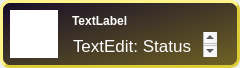
<ui version="4.0" >
 <class>Tweet</class>
 <widget class="QWidget" name="Tweet" >
  <property name="geometry" >
   <rect>
    <x>0</x>
    <y>0</y>
    <width>240</width>
    <height>68</height>
   </rect>
  </property>
  <property name="sizePolicy" >
   <sizepolicy vsizetype="Preferred" hsizetype="Preferred" >
    <horstretch>0</horstretch>
    <verstretch>0</verstretch>
   </sizepolicy>
  </property>
  <property name="windowTitle" >
   <string>Form</string>
  </property>
  <property name="styleSheet" >
   <string notr="true" >QFrame { background-color: qlineargradient(spread:pad, x1:0, y1:0, x2:1, y2:1, stop:0 rgba(101, 93, 86, 255), stop:0.0150754 rgba(23, 14, 40, 255), stop:1 rgba(112, 99, 37, 255));&#xd;
border-width: 3px;&#xd;
border-style: outset;&#xd;
border-color: rgb(219, 204, 56);&#xd;
border-radius: 10px}&#xd;
QLabel { background-color: rgba(255, 255, 255, 0);&#xd;
color: rgb(255, 255, 255);&#xd;
border-width: 0px;&#xd;
border-radius: 0px }</string>
  </property>
  <widget class="QFrame" name="frame" >
   <property name="geometry" >
    <rect>
     <x>0</x>
     <y>0</y>
     <width>240</width>
     <height>68</height>
    </rect>
   </property>
   <property name="sizePolicy" >
    <sizepolicy vsizetype="Expanding" hsizetype="Expanding" >
     <horstretch>0</horstretch>
     <verstretch>0</verstretch>
    </sizepolicy>
   </property>
   <property name="frameShape" >
    <enum>QFrame::StyledPanel</enum>
   </property>
   <widget class="QLabel" name="userIcon" >
    <property name="geometry" >
     <rect>
      <x>10</x>
      <y>10</y>
      <width>48</width>
      <height>48</height>
     </rect>
    </property>
    <property name="sizePolicy" >
     <sizepolicy vsizetype="Fixed" hsizetype="Fixed" >
      <horstretch>0</horstretch>
      <verstretch>0</verstretch>
     </sizepolicy>
    </property>
    <property name="styleSheet" >
     <string notr="true" >QLabel { background-color: rgb(255, 255, 255);&#xd;
border-width: 0px;&#xd;
border-radius: 0px}</string>
    </property>
    <property name="text" >
     <string/>
    </property>
   </widget>
   <widget class="QTextEdit" name="userStatus" >
    <property name="geometry" >
     <rect>
      <x>69</x>
      <y>32</y>
      <width>148</width>
      <height>25</height>
     </rect>
    </property>
    <property name="palette" >
     <palette>
      <active>
       <colorrole role="WindowText" >
        <brush brushstyle="SolidPattern" >
         <color alpha="255" >
          <red>255</red>
          <green>255</green>
          <blue>255</blue>
         </color>
        </brush>
       </colorrole>
       <colorrole role="Text" >
        <brush brushstyle="SolidPattern" >
         <color alpha="255" >
          <red>255</red>
          <green>255</green>
          <blue>255</blue>
         </color>
        </brush>
       </colorrole>
       <colorrole role="Base" >
        <brush brushstyle="NoBrush" >
         <color alpha="255" >
          <red>0</red>
          <green>0</green>
          <blue>0</blue>
         </color>
        </brush>
       </colorrole>
       <colorrole role="Link" >
        <brush brushstyle="SolidPattern" >
         <color alpha="255" >
          <red>102</red>
          <green>255</green>
          <blue>255</blue>
         </color>
        </brush>
       </colorrole>
       <colorrole role="LinkVisited" >
        <brush brushstyle="SolidPattern" >
         <color alpha="255" >
          <red>102</red>
          <green>204</green>
          <blue>255</blue>
         </color>
        </brush>
       </colorrole>
      </active>
      <inactive>
       <colorrole role="WindowText" >
        <brush brushstyle="SolidPattern" >
         <color alpha="255" >
          <red>255</red>
          <green>255</green>
          <blue>255</blue>
         </color>
        </brush>
       </colorrole>
       <colorrole role="Text" >
        <brush brushstyle="SolidPattern" >
         <color alpha="255" >
          <red>255</red>
          <green>255</green>
          <blue>255</blue>
         </color>
        </brush>
       </colorrole>
       <colorrole role="Base" >
        <brush brushstyle="NoBrush" >
         <color alpha="255" >
          <red>0</red>
          <green>0</green>
          <blue>0</blue>
         </color>
        </brush>
       </colorrole>
       <colorrole role="Link" >
        <brush brushstyle="SolidPattern" >
         <color alpha="255" >
          <red>102</red>
          <green>255</green>
          <blue>255</blue>
         </color>
        </brush>
       </colorrole>
       <colorrole role="LinkVisited" >
        <brush brushstyle="SolidPattern" >
         <color alpha="255" >
          <red>102</red>
          <green>204</green>
          <blue>255</blue>
         </color>
        </brush>
       </colorrole>
      </inactive>
      <disabled>
       <colorrole role="WindowText" >
        <brush brushstyle="SolidPattern" >
         <color alpha="255" >
          <red>255</red>
          <green>255</green>
          <blue>255</blue>
         </color>
        </brush>
       </colorrole>
       <colorrole role="Text" >
        <brush brushstyle="SolidPattern" >
         <color alpha="255" >
          <red>255</red>
          <green>255</green>
          <blue>255</blue>
         </color>
        </brush>
       </colorrole>
       <colorrole role="Base" >
        <brush brushstyle="NoBrush" >
         <color alpha="255" >
          <red>0</red>
          <green>0</green>
          <blue>0</blue>
         </color>
        </brush>
       </colorrole>
       <colorrole role="Link" >
        <brush brushstyle="SolidPattern" >
         <color alpha="255" >
          <red>102</red>
          <green>255</green>
          <blue>255</blue>
         </color>
        </brush>
       </colorrole>
       <colorrole role="LinkVisited" >
        <brush brushstyle="SolidPattern" >
         <color alpha="255" >
          <red>102</red>
          <green>204</green>
          <blue>255</blue>
         </color>
        </brush>
       </colorrole>
      </disabled>
     </palette>
    </property>
    <property name="styleSheet" >
     <string notr="true" >QTextEdit { background-color: rgba(255, 255, 255, 0) ;&#xd;
color: rgb(255, 255, 255);&#xd;
border-width: 0px;&#xd;
border-style: normal }&#xd;
</string>
    </property>
    <property name="frameShape" >
     <enum>QFrame::StyledPanel</enum>
    </property>
    <property name="verticalScrollBarPolicy" >
     <enum>Qt::ScrollBarAsNeeded</enum>
    </property>
    <property name="horizontalScrollBarPolicy" >
     <enum>Qt::ScrollBarAlwaysOff</enum>
    </property>
    <property name="undoRedoEnabled" >
     <bool>false</bool>
    </property>
    <property name="lineWrapMode" >
     <enum>QTextEdit::WidgetWidth</enum>
    </property>
    <property name="readOnly" >
     <bool>true</bool>
    </property>
    <property name="html" >
     <string>&lt;!DOCTYPE HTML PUBLIC "-//W3C//DTD HTML 4.0//EN" "http://www.w3.org/TR/REC-html40/strict.dtd">
&lt;html>&lt;head>&lt;meta name="qrichtext" content="1" />&lt;style type="text/css">
p, li { white-space: pre-wrap; }
&lt;/style>&lt;/head>&lt;body style=" font-family:'MS Shell Dlg 2'; font-size:8.25pt; font-weight:400; font-style:normal;">
&lt;p style=" margin-top:0px; margin-bottom:0px; margin-left:0px; margin-right:0px; -qt-block-indent:0; text-indent:0px; font-family:'Lucida Grande'; font-size:13pt;">TextEdit: Status goes here here here here herer&lt;/p>&lt;/body>&lt;/html></string>
    </property>
    <property name="cursorWidth" >
     <number>1</number>
    </property>
    <property name="textInteractionFlags" >
     <set>Qt::LinksAccessibleByMouse|Qt::TextSelectableByMouse</set>
    </property>
   </widget>
   <widget class="QLabel" name="userName" >
    <property name="geometry" >
     <rect>
      <x>72</x>
      <y>13</y>
      <width>200</width>
      <height>17</height>
     </rect>
    </property>
    <property name="font" >
     <font>
      <weight>75</weight>
      <italic>false</italic>
      <bold>true</bold>
     </font>
    </property>
    <property name="styleSheet" >
     <string notr="true" >QLabel { font: bold }</string>
    </property>
    <property name="text" >
     <string>TextLabel</string>
    </property>
    <property name="textInteractionFlags" >
     <set>Qt::LinksAccessibleByMouse|Qt::TextSelectableByMouse</set>
    </property>
   </widget>
  </widget>
 </widget>
 <resources/>
 <connections/>
</ui>
